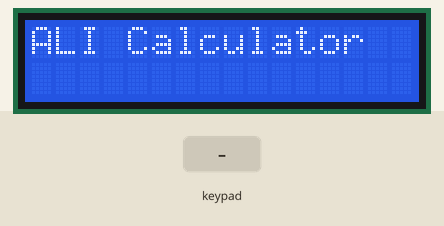
Recording of a program running on a simulated ATmega32, built with avr-gcc and emulated at 1 MHz. On the bench: 16×2 character LCD. Wiring (inferred from the signals the program sends): 4×4 keypad with keys 7 8 9 / 4 5 6 * 1 2 3 - E 0 = +: rows PB0, PB1, PB2, PB3; columns PB4, PB5, PB6, PB7. Wiring (inferred from the names in the program): character LCD (HD44780): RS PC1; E PC2; data PC3, PC4, PC5, PC6. The inputs (shaded band) are chosen by the test bench.

Above: at 1.2 s.
1.3 s: keypad keys 2 5 = pressed 0.4 s apart
At 4.7 s:
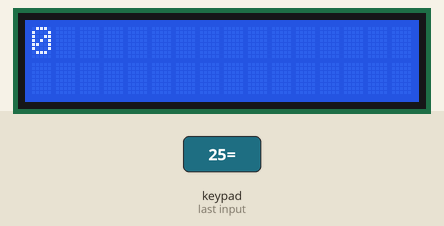
5.0 s: key '7' pressed
At 6.1 s:
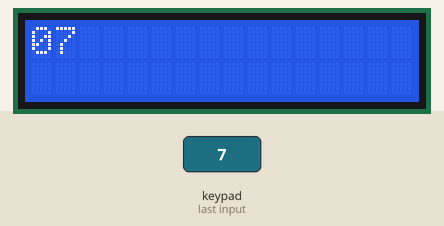
7.1 s: key '8' pressed
At 8.9 s:
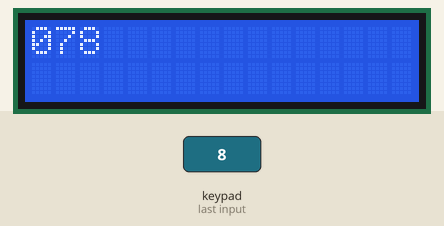
9.2 s: keypad keys 1 2 pressed 0.4 s apart
At 10.6 s:
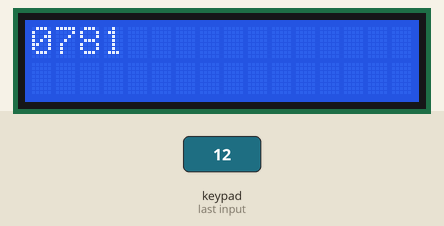
Timing chart, 0 to 12.2 s (numbered marks = the images above; inputs shaded):
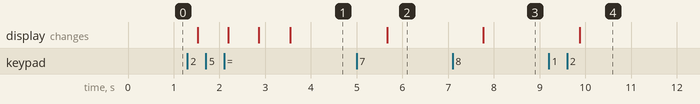

The program:

main.c
```c
/*
 * main.c
 *
 *  Created on: Apr 6, 2023
 *      Author: Ahmed Hassan
 */

#include"gpio_a.h"
#include"keypad.h"
#include"lcd.h"
#include<util/delay.h>

int main()
{
	int in,res,var1=0,var2=0,op;

	LCD_init();
	LCD_displayString("ALI Calculator");
	_delay_ms(1000);
	LCD_clearScrean();


	while(1)
	{
		in=KEYPAD_getPressedKey();
		_delay_ms(500);
		if(in>=0 && in <=9)
		{
			LCD_integrToString(in);
			var1= (var1*10)+in;
		}
		else if(!(in>=0 && in <=9) && in !='=')
		{
			LCD_clearScrean();
			op=in;
			var2=var1;
			var1=0;
		}
		else if(in=='=')
		{
			LCD_clearScrean();
			switch(op)
			{
			case'+':
				res=var1+var2;
				break;
			case'-':
				res=var2-var1;
				break;
			case'*':
				res=var1*var2;
				break;
			case'/':
				res=var2/var1;
				break;

			}
			LCD_integrToString(res);
		}
		else if(in==13)
		{
			LCD_clearScrean();
		}
	}
}
```

keypad.c
```c
/*
 * keypad.c
 *
 *  Created on: Apr 1, 2023
 *      Author: Ahmed Hassan
 */
#include "gpio_a.h"
#include "keypad.h"

/*

PROTOTYPES DECLEARED HERE BECAUSE THOSE FUNCTIONS ARE STATIC

*/
#ifndef STANDARD_KEYPAD
#if(KEYPAD_NUM_COLS==3)
static uint8 KEYPAD_4x3_adjustKeyNumber(uint8 button_num);
#elif(KEYPAD_NUM_COLS==4)
static uint8 KEYPAD_4x4_adjustKeyNumber(uint8 button_num);
#endif
#endif

uint8 KEYPAD_getPressedKey(void)
{
	uint8 col,row;

	GPIO_setupPinDirection(KEYPAD_ROW_PORT_ID,KEYPAD_FIRST_ROW_PIN_ID,PIN_INPUT);
	GPIO_setupPinDirection(KEYPAD_ROW_PORT_ID,KEYPAD_FIRST_ROW_PIN_ID+1, PIN_INPUT);
	GPIO_setupPinDirection(KEYPAD_ROW_PORT_ID, KEYPAD_FIRST_ROW_PIN_ID+2, PIN_INPUT);
	GPIO_setupPinDirection(KEYPAD_ROW_PORT_ID, KEYPAD_FIRST_ROW_PIN_ID+3, PIN_INPUT);

	GPIO_setupPinDirection(KEYPAD_COL_PORT_ID, KEYPAD_FIRST_COL_PIN_ID, PIN_INPUT);
	GPIO_setupPinDirection(KEYPAD_COL_PORT_ID,KEYPAD_FIRST_COL_PIN_ID+1, PIN_INPUT);
	GPIO_setupPinDirection(KEYPAD_COL_PORT_ID,KEYPAD_FIRST_COL_PIN_ID+2, PIN_INPUT);
#if(KEYPAD_NUM_COLS==4)
	GPIO_setupPinDirection(KEYPAD_COL_PORT_ID,KEYPAD_FIRST_COL_PIN_ID+3, PIN_INPUT);
#endif
	while(1)
	{
		for(row=0;row<KEYPAD_NUM_ROWS;row++)
		{
			GPIO_setupPinDirection(KEYPAD_ROW_PORT_ID, KEYPAD_FIRST_ROW_PIN_ID+row, PIN_OUTPUT);
			GPIO_writePin(KEYPAD_ROW_PORT_ID,KEYPAD_FIRST_ROW_PIN_ID+row, KEYPAD_BUTTON_PRESSED);

			for(col=0;col<KEYPAD_NUM_COLS;col++)
			{
				if(GPIO_readPin(KEYPAD_COL_PORT_ID, KEYPAD_FIRST_COL_PIN_ID+col)==KEYPAD_BUTTON_PRESSED)
				{
					#if(KEYPAD_NUM_COLS==3)
						#ifdef STANDARD_KEYPAD
						return((row*KEYPAD_NUM_COLS)+col+1);
						#else
						return(KEYPAD_4x3_adjustKeyNumber((row*KEYPAD_NUM_COLS)+col+1));
						#endif
					#elif(KEYPAD_NUM_COLS==4)
						#ifdef 	STANDARD_KEYPAD
						return ((row*KEYPAD_NUM_COLS)+col+1);
						#else
						return(KEYPAD_4x4_adjustKeyNumber((row*KEYPAD_NUM_COLS)+col+1));
						#endif
					#endif
				}
			}
			GPIO_setupPinDirection(KEYPAD_ROW_PORT_ID, KEYPAD_FIRST_ROW_PIN_ID+row, PIN_INPUT);
		}
	}
}
#ifndef STANDARD_KEYPAD
#if(KEYPAD_NUM_COLS==3)
static uint8 KEYPAD_4x3_adjustKeyNumber(uint8 button_num)
{
	uint8 res=0;
	switch(button_num)
	{
	case 10:
		res='*';
		break;
	case 11:
		res=0;
		break;
	case 12:
		res='#';
		break;
	default:
		res=button_num;
		break;
	}
	return res;
}
#elif(KEYPAD_NUM_COLS==4)
static uint8 KEYPAD_4x4_adjustKeyNumber(uint8 button_num)
{
	uint8 res=0;
	switch(button_num)
	{
	case 1:
		res=7;
		break;
	case 2:
		res=8;
		break;
	case 3:
		res=9;
		break;
	case 4:
		res='/';//
		break;
	case 5:
		res=4;
		break;
	case 6:
		res=5;
		break;
	case 7:
		res=6;
		break;
	case 8:
		res='*';
		break;
	case 9:
		res=1;
		break;
	case 10:
		res=2;
		break;
	case 11:
		res=3;
		break;
	case 12:
		res='-';
		break;
	case 13:
		res=13; //ascii code of enter
		break;
	case 14:
		res=0;
		break;
	case 15:
		res='=';
		break;
	case 16:
		res='+';
		break;
	default:
		res=button_num;
		break;
	}
	return res;
}
#endif
#endif
```

keypad.h
```c
/*
 * keypad.h
 *
 *  Created on: Apr 1, 2023
 *      Author: Ali Hassan
 */

//#define STANDARD_KEYPAD
#include "std_types.h"

#ifndef KEYPAD_H_
#define KEYPAD_H_

#define KEYPAD_NUM_ROWS				4
#define KEYPAD_NUM_COLS				4

#define KEYPAD_ROW_PORT_ID			PORTB_ID
#define KEYPAD_FIRST_ROW_PIN_ID		PIN0_ID

#define KEYPAD_COL_PORT_ID			PORTB_ID
#define KEYPAD_FIRST_COL_PIN_ID		PIN4_ID

#define KEYPAD_BUTTON_PRESSED		LOGIC_LOW
#define KEPYAD_BUTTON_UNPRESSED		LOGIC_HIGH


//FUNCTION TO GET PRESSED KEY ON KEYPAD
uint8 KEYPAD_getPressedKey(void);

#endif /* KEYPAD_H_ */
```

lcd.c
```c
#include "lcd.h"
#include "gpio_a.h"
#include<util/delay.h>
#include"common_macros.h"
#include<stdlib.h>

void LCD_init(void)
{
	GPIO_setupPinDirection(LCD_RS_PORT_ID, LCD_RS_PIN_ID,PIN_OUTPUT);
	GPIO_setupPinDirection(LCD_E_PORT_ID,LCD_E_PIN_ID,PIN_OUTPUT);
#if(LCD_BITS_MODE==8)
	GPIO_setupPortDirection(LCD_DATA_PORT_ID,PORT_OUTPUT);
	LCD_sendCommand(LCD_TWO_LINES_EIGHT_BITS_MODE);
#elif(LCD_BITS_MODE==4)
	GPIO_setupPinDirection(LCD_DATA_PORT_ID, LCD_DB4_PIN_ID,PIN_OUTPUT);
	GPIO_setupPinDirection(LCD_DATA_PORT_ID, LCD_DB5_PIN_ID,PIN_OUTPUT);
	GPIO_setupPinDirection(LCD_DATA_PORT_ID, LCD_DB6_PIN_ID,PIN_OUTPUT);
	GPIO_setupPinDirection(LCD_DATA_PORT_ID, LCD_DB7_PIN_ID,PIN_OUTPUT);

	LCD_sendCommand(LCD_TWO_LINES_FOUR_BITS_MODE_INIT1);
	LCD_sendCommand(LCD_TWO_LINES_FOUR_BITS_MODE_INIT2);

	LCD_sendCommand(LCD_TWO_LINES_FOUR_BITS_MODE);
#endif
	LCD_sendCommand(LCD_CURSOR_OFF);
	LCD_sendCommand(LCD_CLEAR_COMMAND);
}
void LCD_sendCommand(uint8 command)
{
	GPIO_writePin(LCD_RS_PORT_ID,LCD_RS_PIN_ID,LOGIC_LOW);
	_delay_ms(1);
	GPIO_writePin(LCD_E_PORT_ID,LCD_E_PIN_ID,LOGIC_HIGH);
	_delay_ms(1);
#if(LCD_BITS_MODE==8)
	GPIO_writePort(LCD_DATA_PORT_ID,command);
	_delay_ms(1);
	GPIO_writePin(LCD_E_PORT_ID,LCD_E_PIN_ID,LOGIC_LOW);
	_delay_ms(1);
#elif(LCD_BITS_MODE==4)
	GPIO_writePin(LCD_DATA_PORT_ID,LCD_DB4_PIN_ID,GET_BIT(command,4));
	GPIO_writePin(LCD_DATA_PORT_ID,LCD_DB5_PIN_ID,GET_BIT(command,5));
	GPIO_writePin(LCD_DATA_PORT_ID,LCD_DB6_PIN_ID,GET_BIT(command,6));
	GPIO_writePin(LCD_DATA_PORT_ID,LCD_DB7_PIN_ID,GET_BIT(command,7));

	_delay_ms(1);
	GPIO_writePin(LCD_E_PORT_ID,LCD_E_PIN_ID,LOGIC_LOW);
	_delay_ms(1);
	GPIO_writePin(LCD_E_PORT_ID,LCD_E_PIN_ID,LOGIC_HIGH);
	_delay_ms(1);

	GPIO_writePin(LCD_DATA_PORT_ID,LCD_DB4_PIN_ID,GET_BIT(command,0));
	GPIO_writePin(LCD_DATA_PORT_ID,LCD_DB5_PIN_ID,GET_BIT(command,1));
	GPIO_writePin(LCD_DATA_PORT_ID,LCD_DB6_PIN_ID,GET_BIT(command,2));
	GPIO_writePin(LCD_DATA_PORT_ID,LCD_DB7_PIN_ID,GET_BIT(command,3));

	_delay_ms(1);
	GPIO_writePin(LCD_E_PORT_ID,LCD_E_PIN_ID,LOGIC_LOW);
	_delay_ms(1);
#endif

}
void LCD_displayCharacters(char character)
{
	GPIO_writePin(LCD_RS_PORT_ID,LCD_RS_PIN_ID,LOGIC_HIGH);
	_delay_ms(1);
	GPIO_writePin(LCD_E_PORT_ID,LCD_E_PIN_ID,LOGIC_HIGH);
	_delay_ms(1);
#if(LCD_BITS_MODE==8)
	GPIO_writePort(LCD_DATA_PORT_ID,character);
	_delay_ms(1);
	GPIO_writePin(LCD_E_PORT_ID,LCD_E_PIN_ID,LOGIC_LOW);
	_delay_ms(1);
#elif(LCD_BITS_MODE==4)
	GPIO_writePin(LCD_DATA_PORT_ID,LCD_DB4_PIN_ID,GET_BIT(character,4));
	GPIO_writePin(LCD_DATA_PORT_ID,LCD_DB5_PIN_ID,GET_BIT(character,5));
	GPIO_writePin(LCD_DATA_PORT_ID,LCD_DB6_PIN_ID,GET_BIT(character,6));
	GPIO_writePin(LCD_DATA_PORT_ID,LCD_DB7_PIN_ID,GET_BIT(character,7));

	_delay_ms(1);
	GPIO_writePin(LCD_E_PORT_ID,LCD_E_PIN_ID,LOGIC_LOW);
	_delay_ms(1);
	GPIO_writePin(LCD_E_PORT_ID,LCD_E_PIN_ID,LOGIC_HIGH);
	_delay_ms(1);

	GPIO_writePin(LCD_DATA_PORT_ID,LCD_DB4_PIN_ID,GET_BIT(character,0));
	GPIO_writePin(LCD_DATA_PORT_ID,LCD_DB5_PIN_ID,GET_BIT(character,1));
	GPIO_writePin(LCD_DATA_PORT_ID,LCD_DB6_PIN_ID,GET_BIT(character,2));
	GPIO_writePin(LCD_DATA_PORT_ID,LCD_DB7_PIN_ID,GET_BIT(character,3));

	_delay_ms(1);
	GPIO_writePin(LCD_E_PORT_ID,LCD_E_PIN_ID,LOGIC_LOW);
	_delay_ms(1);
#endif
}
void LCD_displayString(const char *s)
{
	uint8 i=0;
	for(i=0;*(s+i)!='\0';i++)
	{
		LCD_displayCharacters(*(s+i));
	}
}
void LCD_moveCursor(uint8 row,uint8 col)
{
	uint8 lcd_memory_address;
	switch(row)
	{
	case 0:
		lcd_memory_address=col;
		break;
	case 1:
		lcd_memory_address=col+0x40;
		break;
	case 2:
		lcd_memory_address=col+0x10;
		break;
	case 3:
		lcd_memory_address=col+0x50;
		break;
	}
	LCD_sendCommand(lcd_memory_address | LCD_SET_CURSOR_LOCATION); // 3shan LCD
}
void LCD_displayStringRowColumn(uint8 row,uint8 col,const char *str)
{
	LCD_moveCursor(row, col);
	LCD_displayString(str);

}
void LCD_clearScrean(void)
{
	LCD_sendCommand(LCD_CLEAR_COMMAND);
}
void LCD_integrToString(uint32 data)
{
	char buff[16];
	itoa(data,buff,NUM_TYPE);
	LCD_displayString(buff);
}
```

lcd.h
```c
/*
 * lcd.h
 *
 *  Created on: Apr 4, 2023
 *      Author: Ali Hassan
 */

#ifndef LCD_H_
#define LCD_H_


#include "std_types.h"

#define LCD_BITS_MODE 4

#define LCD_RS_PORT_ID		PORTC_ID
#define LCD_RS_PIN_ID		PIN1_ID

#define LCD_E_PORT_ID		PORTC_ID
#define LCD_E_PIN_ID		PIN2_ID

#define LCD_DATA_PORT_ID	PORTC_ID

#if(LCD_BITS_MODE==4)
#define LCD_DB4_PIN_ID		PIN3_ID
#define LCD_DB5_PIN_ID		PIN4_ID
#define LCD_DB6_PIN_ID		PIN5_ID
#define LCD_DB7_PIN_ID		PIN6_ID
#endif
#define NUM_TYPE 		10 /* 10 FOR DECIMAL 16 FOR HEX */

/* LCD Commands */
#define LCD_CLEAR_COMMAND                    0x01
#define LCD_GO_TO_HOME                       0x02
#define LCD_TWO_LINES_EIGHT_BITS_MODE        0x38
#define LCD_TWO_LINES_FOUR_BITS_MODE         0x28
#define LCD_TWO_LINES_FOUR_BITS_MODE_INIT1   0x33
#define LCD_TWO_LINES_FOUR_BITS_MODE_INIT2   0x32
#define LCD_CURSOR_OFF                       0x0C
#define LCD_CURSOR_ON                        0x0E
#define LCD_SET_CURSOR_LOCATION              0x80

void LCD_sendCommand(uint8 command);
void LCD_displayCharacters(char character);
void LCD_init(void);
void LCD_displayString(const char *s);
void LCD_displayStringRowColumn(uint8 row,uint8 col,const char *str);
void LCD_clearScrean(void);
void LCD_integrToString(uint32 data);
void LCD_moveCursor(uint8 row,uint8 col);


#endif /* LCD_H_ */
```

common_macros.h
```c
 /******************************************************************************
 *
 * Module: Common - Macros
 *
 * File Name: Common_Macros.h
 *
 * Description: Commonly used Macros
 *
 * Author: Mohamed Tarek
 *
 *******************************************************************************/

#ifndef COMMON_MACROS
#define COMMON_MACROS

/* Set a certain bit in any register */
#define SET_BIT(REG,BIT) (REG|=(1<<BIT))

/* Clear a certain bit in any register */
#define CLEAR_BIT(REG,BIT) (REG&=(~(1<<BIT)))

/* Toggle a certain bit in any register */
#define TOGGLE_BIT(REG,BIT) (REG^=(1<<BIT))

/* Rotate right the register value with specific number of rotates */
#define ROR(REG,num) ( REG= (REG>>num) | (REG<<(8-num)) )

/* Rotate left the register value with specific number of rotates */
#define ROL(REG,num) ( REG= (REG<<num) | (REG>>(8-num)) )

/* Check if a specific bit is set in any register and return true if yes */
#define BIT_IS_SET(REG,BIT) ( REG & (1<<BIT) )

/* Check if a specific bit is cleared in any register and return true if yes */
#define BIT_IS_CLEAR(REG,BIT) ( !(REG & (1<<BIT)) )

#define GET_BIT(REG,BIT) ( ( REG & (1<<BIT) ) >> BIT )

#endif
```

gpio_a.c
```c
/*
 * gpio_a.c
 *
 *  Created on: Apr 1, 2023
 *      Author: Ali Hassan
 */
#include "gpio_a.h"
#include "common_macros.h"
#include<avr/io.h>

void GPIO_setupPinDirection(uint8 port_num,uint8 pin_num,GPIO_pinDirection direction)
{
	if((port_num >= NUM_OF_PORTS) || (pin_num >= NUM_OF_PINS))
	{

	}
	else{
		switch(port_num)
		{
		case PORTA_ID:
			if(direction==PIN_OUTPUT)
			{
				SET_BIT(DDRA,pin_num);
			}
			else
			{
				CLEAR_BIT(DDRA,pin_num);
			}
			break;
		case PORTB_ID:
			if(direction==PIN_OUTPUT)
			{
				SET_BIT(DDRB,pin_num);
			}
			else
			{
				CLEAR_BIT(DDRB,pin_num);
			}
			break;
		case PORTC_ID:
			if(direction==PIN_OUTPUT)
			{
				SET_BIT(DDRC,pin_num);
			}
			else
			{
				CLEAR_BIT(DDRC,pin_num);
			}
			break;
		case PORTD_ID:
			if(direction==PIN_OUTPUT)
			{
				SET_BIT(DDRD,pin_num);
			}
			else
			{
				CLEAR_BIT(DDRD,pin_num);
			}
			break;
		}
	}
}
void GPIO_writePin(uint8 port_num,uint8 pin_num,uint8 value)
{
	if(port_num>= NUM_OF_PORTS || pin_num>=NUM_OF_PINS)
	{

	}
	else
	{
		switch(port_num)
		{
		case PORTA_ID:
			if(value==LOGIC_HIGH)
			{
				SET_BIT(PORTA,pin_num);
			}
			else
			{
				CLEAR_BIT(PORTA,pin_num);
			}
			break;
		case PORTB_ID:
			if(value==LOGIC_HIGH)
			{
				SET_BIT(PORTB,pin_num);
			}
			else
			{
				CLEAR_BIT(PORTB,pin_num);
			}
			break;
		case PORTC_ID:
			if(value==LOGIC_HIGH)
			{
				SET_BIT(PORTC,pin_num);
			}
			else
			{
				CLEAR_BIT(PORTC,pin_num);
			}
			break;
		case PORTD_ID:
			if(value==LOGIC_HIGH)
			{
				SET_BIT(PORTD,pin_num);
			}
			else
			{
				CLEAR_BIT(PORTD,pin_num);
			}
			break;
		}
	}
}
uint8 GPIO_readPin(uint8 port_num,uint8 pin_num)
{
	uint8 res;

	if(port_num>=NUM_OF_PORTS || pin_num>=NUM_OF_PINS)
	{
		res=LOGIC_LOW;
	}
	else
	{
		switch(port_num)
		{
		case PORTA_ID:
			if(BIT_IS_SET(PINA,pin_num))
			{
				res=LOGIC_HIGH;
			}
			else
			{
				res=LOGIC_LOW;
			}
			break;
		case PORTB_ID:
			if(BIT_IS_SET(PINB,pin_num))
			{
				res=LOGIC_HIGH;
			}
			else
			{
				res=LOGIC_LOW;
			}
			break;
		case PORTC_ID:
			if(BIT_IS_SET(PINC,pin_num))
			{
				res=LOGIC_HIGH;
			}
			else
			{
				res=LOGIC_LOW;
			}
			break;
		case PORTD_ID:
			if(BIT_IS_SET(PIND,pin_num))
			{
				res=LOGIC_HIGH;
			}
			else
			{
				res=LOGIC_LOW;
			}
			break;

		}
	}
	return res;
}
void GPIO_setupPortDirection(uint8 port_num,GPIO_portDirection direction)
{
	if(port_num>=NUM_OF_PORTS )
	{

	}
	else
	{
		switch(port_num)
		{
		case PORTA_ID:
			DDRA=direction;
			break;
		case PORTB_ID:
			DDRB=direction;
			break;
		case PORTC_ID:
			DDRC=direction;
			break;
		case PORTD_ID:
			DDRD=direction;
			break;

		}
	}
}
void GPIO_writePort(uint8 port_num, uint8 value)

{
	if(port_num>=NUM_OF_PORTS)
	{

	}
	else
	{
		switch(port_num)
		{
		case PORTA_ID:
			PORTA=value;
			break;
		case PORTB_ID:
			PORTB=value;
			break;
		case PORTC_ID:
			PORTC=value;
			break;
		case PORTD_ID:
			PORTD=value;
			break;
		}
	}
}
uint8 GPIO_readPort(uint8 port_num)
{
	uint8 res;
	if(port_num>=NUM_OF_PORTS)
	{
		res=LOGIC_LOW;
	}
	else
	{
		switch(port_num)
		{
		case PORTA_ID:
			res=PINA;
			break;
		case PORTB_ID:
			res=PINB;
			break;
		case PORTC_ID:
			res=PINC;
			break;
		case PORTD_ID:
			res=PIND;
			break;
		}
	}
	return res;
}
```

gpio_a.h
```c
/*
 * gpio_a.h
 *
 *  Created on: Apr 1, 2023
 *      Author: Ahmed Hassan
 */


#ifndef GPIO_A_H_
#define GPIO_A_H_

#include "std_types.h"

#define NUM_OF_PORTS	4
#define NUM_OF_PINS		8

#define PORTA_ID		0
#define PORTB_ID		1
#define PORTC_ID		2
#define PORTD_ID		3

#define PIN0_ID			0
#define PIN1_ID			1
#define PIN2_ID			2
#define PIN3_ID			3
#define PIN4_ID			4
#define PIN5_ID			5
#define PIN6_ID			6
#define PIN7_ID			7

typedef enum{
	PORT_INPUT,PORT_OUTPUT=0xFF
}GPIO_portDirection;

typedef enum{
	PIN_INPUT,PIN_OUTPUT
}GPIO_pinDirection;

/*

							FUNCTIONS PROTOTYPES

*/

// THIS FUNCTION TAKES 3 INPUT (PORT,PIN,DIRECTION) AND SET THE DIRECTION OF THE PIN
void GPIO_setupPinDirection(uint8 port_num,uint8 pin_num,GPIO_pinDirection direction);

//THIS FUNCTION TAKES 3 INPUT (PORT,PIN,VALUE) AND SET THE LOGIC VALUE OF THE PIN
void GPIO_writePin(uint8 port_num,uint8 pin_num,uint8 value);

//
uint8 GPIO_readPin(uint8 port_num,uint8 pin_num);

//
void GPIO_setupPortDirection(uint8 port_num,GPIO_portDirection direction);

//
void GPIO_writePort(uint8 port_num, uint8 value);

//
uint8 GPIO_readPort(uint8 port_num);

#endif /* GPIO_A_H_ */
```

std_types.h
```c
 /******************************************************************************
 *
 * Module: Common - Platform Types Abstraction
 *
 * File Name: std_types.h
 *
 * Description: types for AVR
 *
 * Author: Mohamed Tarek
 *
 *******************************************************************************/

#ifndef STD_TYPES_H_
#define STD_TYPES_H_

/* Boolean Data Type */
typedef unsigned char boolean;

/* Boolean Values */
#ifndef FALSE
#define FALSE       (0u)
#endif
#ifndef TRUE
#define TRUE        (1u)
#endif

#define LOGIC_HIGH        (1u)
#define LOGIC_LOW         (0u)

#define NULL_PTR    ((void*)0)

typedef unsigned char         uint8;          /*           0 .. 255              */
typedef signed char           sint8;          /*        -128 .. +127             */
typedef unsigned short        uint16;         /*           0 .. 65535            */
typedef signed short          sint16;         /*      -32768 .. +32767           */
typedef unsigned long         uint32;         /*           0 .. 4294967295       */
typedef signed long           sint32;         /* -2147483648 .. +2147483647      */
typedef unsigned long long    uint64;         /*       0 .. 18446744073709551615  */
typedef signed long long      sint64;         /* -9223372036854775808 .. 9223372036854775807 */
typedef float                 float32;
typedef double                float64;

#endif /* STD_TYPE_H_ */
```

Measured:
- after the input at 1.3 s, the display: first differs from a run without the input after 0.90 s (image 1 shows a later state)
- after the input at 5.0 s, the display: changes after 0.67 s (image 2)
- after the input at 7.1 s, the display: changes after 0.67 s (image 3)
- after the input at 9.2 s, the display: changes after 0.67 s (image 4)
